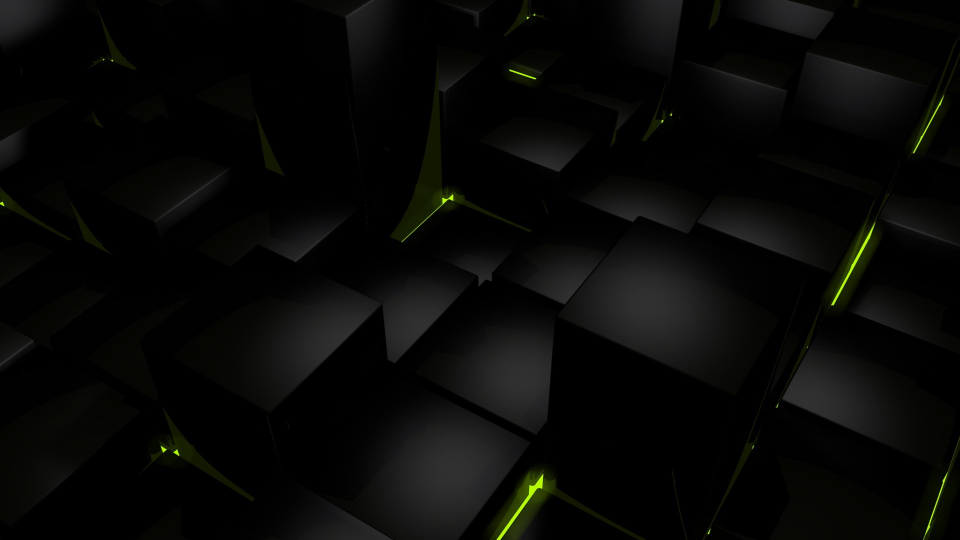
#> input picture Wallpaper.jpg, 1920 x 1080 px (shown at 1/2 size)
$ python ImOPS.py
#> lines starting #> are read from the running program, lines starting #| are printed output that depends on the picture; after the words box and inside, x2 and y2 are one past the last pixel; in counts of white or black regions, pixels touching at a corner belong together
import numpy as np
import cv2

img = cv2.imread('Wallpaper.jpg', cv2.IMREAD_COLOR)
#> img is the input picture: shape (1080, 1920, 3); mean B, G, R 6.5, 8.2, 7.7

px = img[670,176]
#> px = [1, 1, 1]
print(px)
#| [1 1 1]
img[670,176]=[255,255,255]
#> img: shape (1080, 1920, 3); under 0.01% of pixels changed, all inside (x1, y1, x2, y2) = (176, 670, 177, 671)
print(px)
#| [255 255 255]

ROI = img[100:150, 100:150]
#> ROI: shape (50, 50, 3); every value is 0
img[100:150, 100:150] = [255,255,255]
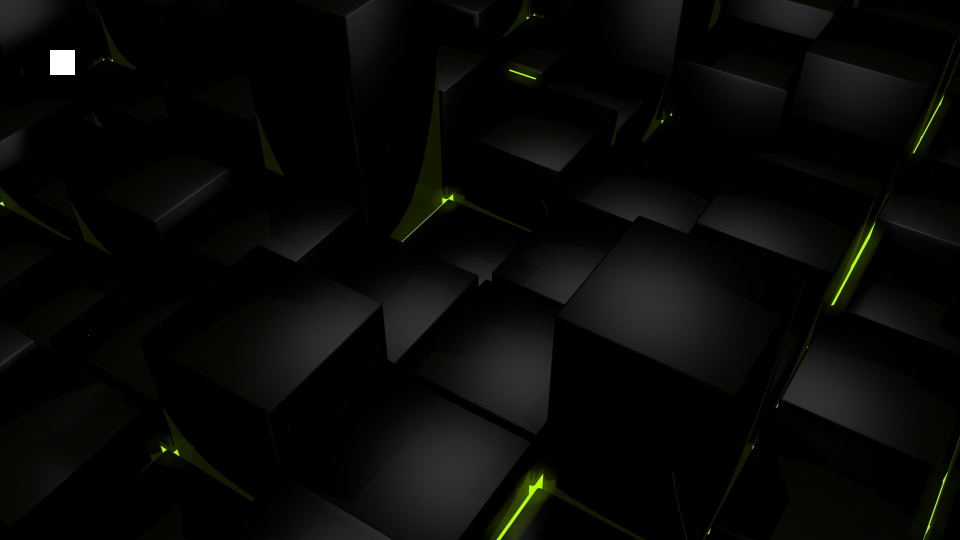
#> img: shape (1080, 1920, 3) (shown at 1/2 size); mean B, G, R 6.8, 8.5, 8
print(ROI)
#> (printed output is left out)

copy_area = img[500:600, 600:700]
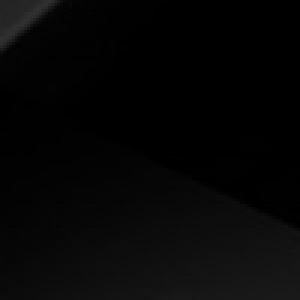
#> copy_area: shape (100, 100, 3) (shown 3 times larger); min 0, max 49, mean 5.8
img[0:100, 0:100] = copy_area
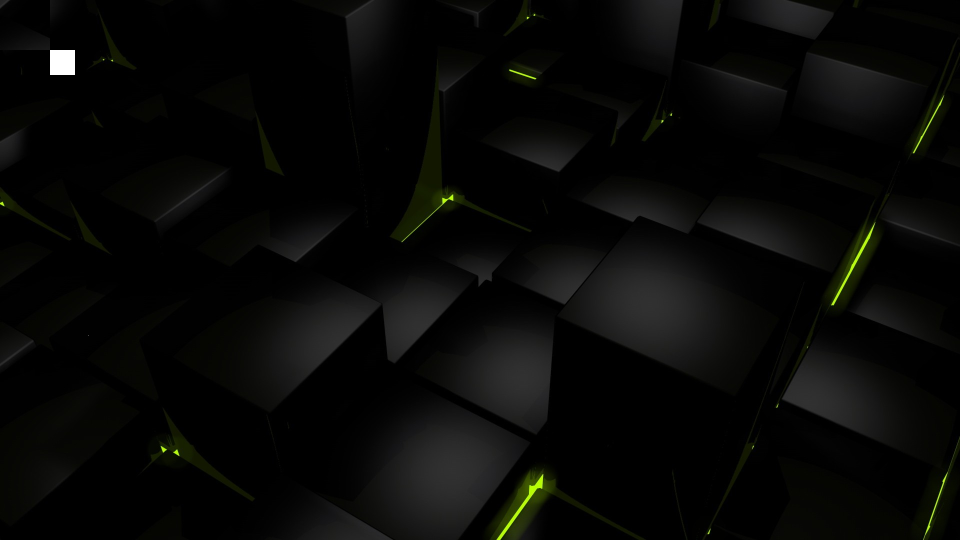
#> img: shape (1080, 1920, 3) (shown at 1/2 size); 0.48% of pixels changed, all inside (x1, y1, x2, y2) = (0, 0, 100, 100)

cv2.imshow('image', img)
cv2.waitKey(0)
cv2.destroyAllWindows()
